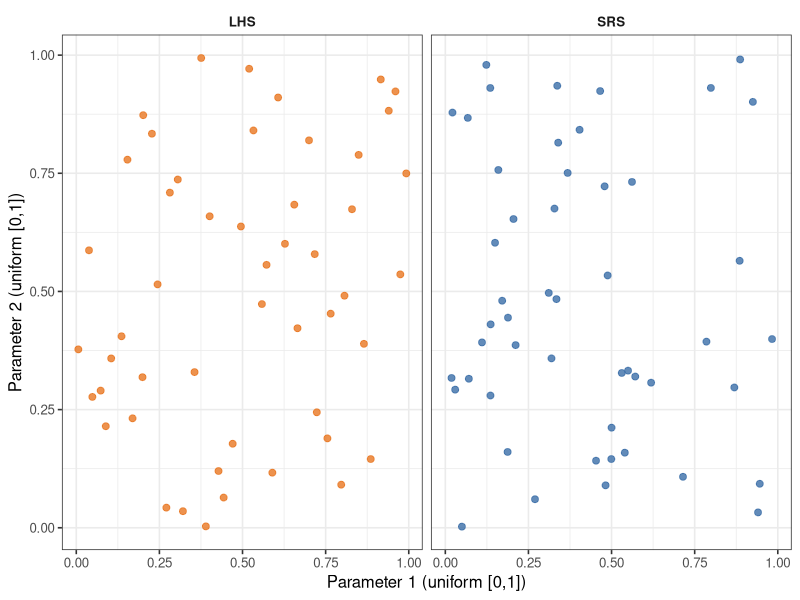

Generate this figure with R: (Note: this script raises an error after producing the figure.)
## ---- chunk 1
library(deSolve)
library(ggplot2)
library(dplyr)
library(tidyr)
library(patchwork)
theme_set(theme_bw(base_size = 12))
## ---- chunk 2
set.seed(42)
n_demo <- 50

# LHS for 2 parameters
lhs_2d <- function(n) {
  p1 <- (sample(n) - runif(n)) / n
  p2 <- (sample(n) - runif(n)) / n
  data.frame(p1 = p1, p2 = p2)
}
srs_2d <- function(n) data.frame(p1 = runif(n), p2 = runif(n))

df_lhs <- lhs_2d(n_demo) |> mutate(method = "LHS")
df_srs <- srs_2d(n_demo) |> mutate(method = "SRS")
df_cmp <- bind_rows(df_lhs, df_srs)

ggplot(df_cmp, aes(x = p1, y = p2, colour = method)) +
  geom_point(size = 2, alpha = 0.8) +
  facet_wrap(~method) +
  scale_colour_manual(values = c("LHS" = "#E87722", "SRS" = "#3B6EA8"),
                      guide = "none") +
  labs(x = "Parameter 1 (uniform [0,1])",
       y = "Parameter 2 (uniform [0,1])") +
  theme(strip.background = element_blank(),
        strip.text = element_text(face = "bold"))
## ---- chunk 3
lhs_sample <- function(n, p) {
  # Returns n x p matrix; each column is a LHS draw on [0, 1]
  mat <- matrix(NA_real_, nrow = n, ncol = p)
  for (j in seq_len(p)) {
    mat[, j] <- (sample(n) - runif(n)) / n
  }
  mat
}

# Transform uniform [0, 1] to log-normal
# log-normal with median = m, geometric SD = gsd
lhs_lognormal <- function(u, median, gsd) {
  qlnorm(u, meanlog = log(median), sdlog = log(gsd))
}
## ---- chunk 4
set.seed(2024)
n_vp <- 400

# ODE with fixed structural parameters and variable stimulus/decay rates
withinhost_vax <- function(t, state, parms) {
  with(as.list(c(state, parms)), {
    list(c(
      -delta_A * A,
      kS * A * (1 + phi_S * M) - delta_S * S,
      kL * A * (1 + phi_L * M) - delta_L * L,
      eps * S                   - delta_M  * M,
      rS * S + rL * L           - delta_Ab * Ab
    ))
  })
}

# Fixed parameters (structural — not varied in this post)
fixed_parms <- c(rS = 2.0, rL = 5.0, eps = 0.05,
                 delta_M = 0.004)

# LHS draw: 8 variable parameters
par_names <- c("kS", "kL", "delta_S", "delta_L",
               "delta_Ab", "phi_S", "phi_L", "delta_A")
medians   <- c(5.0,  0.5,  0.15,    0.003,  0.018,   3.0,  8.0,  0.30)
gsds      <- c(2.0,  2.0,  1.5,     2.5,    1.5,     2.0,  2.0,  1.5)

U <- lhs_sample(n_vp, length(par_names))
par_mat <- mapply(lhs_lognormal, u = as.data.frame(U),
                  median = medians, gsd = gsds)
colnames(par_mat) <- par_names

state0   <- c(A = 1, S = 0, L = 0, M = 0, Ab = 0)
times_wh <- seq(0, 365, by = 1)
dose2    <- data.frame(var = "A", time = 21, value = 1, method = "add")

# Run ODE for each virtual patient; store Ab trajectory
vpc_list <- lapply(seq_len(n_vp), function(i) {
  parms_i <- c(par_mat[i, ], fixed_parms)
  tryCatch({
    out <- as.data.frame(ode(y = state0, times = times_wh,
                              func = withinhost_vax, parms = parms_i,
                              events = list(data = dose2),
                              method = "lsoda"))
    out$patient <- i
    out
  }, error = function(e) NULL)
})

vpc_df <- bind_rows(Filter(Negate(is.null), vpc_list))
## ---- chunk 5
# CoP from Post 2 (Hill model; EC50 = 120, k = 2.2)
hill_p <- function(T, EC50 = 120, k = 2.2) T^k / (T^k + EC50^k)

vpc_prot <- vpc_df_cal |>
  mutate(P_protect = hill_p(Ab_cal)) |>
  group_by(time) |>
  summarise(
    frac_protected = mean(P_protect > 0.5),
    mean_P         = mean(P_protect),
    .groups = "drop"
  )

ggplot(vpc_prot, aes(x = time)) +
  geom_area(aes(y = frac_protected), fill = "#3B6EA8", alpha = 0.3) +
  geom_line(aes(y = frac_protected), colour = "#3B6EA8", linewidth = 1.0) +
  geom_line(aes(y = mean_P), colour = "#E87722", linewidth = 0.8,
            linetype = "dashed") +
  geom_vline(xintercept = 21, linetype = "dotted", colour = "grey40") +
  geom_hline(yintercept = 0.5, linetype = "dashed", colour = "grey60",
             linewidth = 0.5) +
  annotate("text", x = 355, y = 0.52, label = "50%",
           colour = "grey50", size = 3.5, hjust = 1) +
  annotate("text", x = 355, y = max(vpc_prot$mean_P) * 0.4,
           label = "Mean\nP(protected)", colour = "#E87722", size = 3,
           hjust = 1) +
  scale_y_continuous(labels = scales::percent_format(), limits = c(0, 1)) +
  labs(x = "Days post-first dose",
       y = "Fraction of cohort with P(protected) > 50%")
## ---- chunk 6
sessionInfo()
